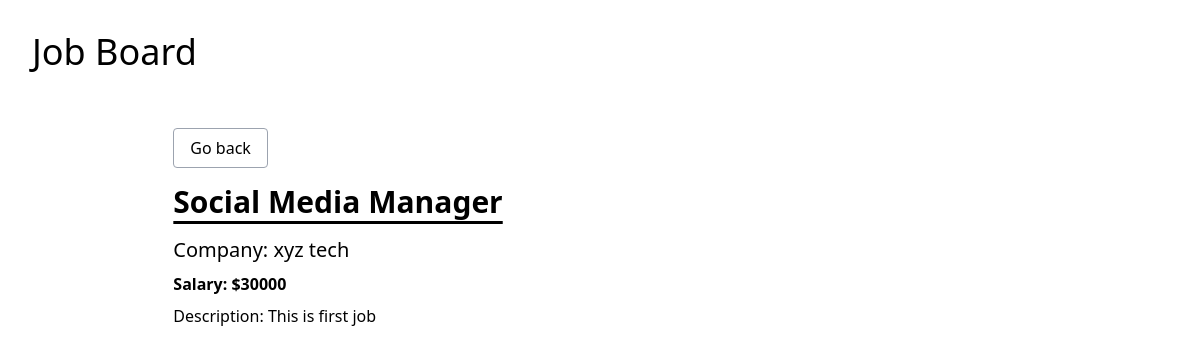
Page /1/details on the committed database.
### job_board/models.py (models this page shows, shortened)
class Job(models.Model):
    title = models.CharField(max_length=200)
    description = models.TextField( )
    company_detail = models.TextField(max_length=100)
    salary = models.IntegerField()
    is_active = models.BooleanField(default=False)

### job_board/views.py (the view)
# urls.py: path('<int:pk>/details',job_details ,name='details'),
def job_details(request , pk):
    job_detail = get_object_or_404(Job, pk=pk , is_active=True)
    context= {
        'job_detail': job_detail
    }
    return render(request , 'job_board/details.html',context)

### job_board/templates/job_board/details.html
{% extends 'job_board/_base.html' %}
{% load humanize %}
{% block content %}
  <div class="w-10/12 mx-auto">
    <p class="pb-6">
      <a href="{% url 'home' %}" class="border border-gray-400 rounded px-4 py-2 hover:bg-gray-200">Go back</a>
    </p>
    <h1 class="text-3xl font-semibold pb-4 underline underline-offset-8">{{ job_detail.title }}</h1>
    <p class="pb-2 text-xl">Company: {{ job_detail.company_detail }}</p>
    <p class="pb-2 font-semibold">Salary: ${{ job_detail.salary }}</p>
    <p>Description: {{ job_detail.description }}</p>
  </div>
{% endblock %}

### rows in the picture
Job: title "Social Media Manager", company_detail "xyz tech", salary "30000", description "This is first job"
